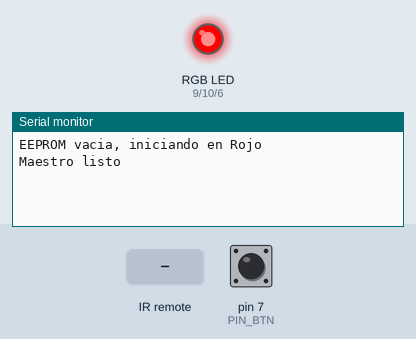
The sketch below on a simulated Arduino Uno, built with avr-gcc and run on an emulated ATmega328P. Shown: an RGB LED mixed from three pins (HIGH = lit), the last lines printed to the serial monitor. Inputs (shaded band) come from the test bench; at power-on: pin 7 (PIN_BTN) HIGH.

Above: at 1.2 s.
1.3 s: pin 7 (PIN_BTN) pulled LOW for 0.15 s
At 2.6 s:
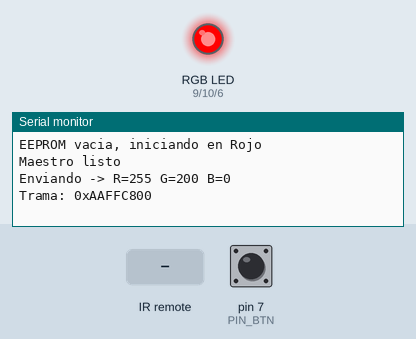
2.9 s: infrared code 0xA5 received
At 3.3 s:
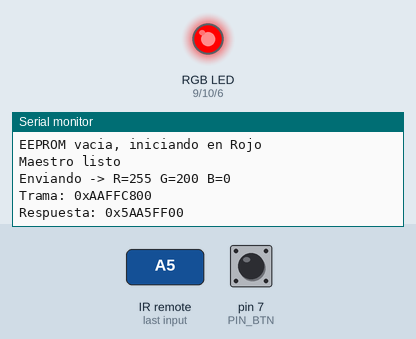
4.9 s: infrared code 0xBB received
At 5.6 s:
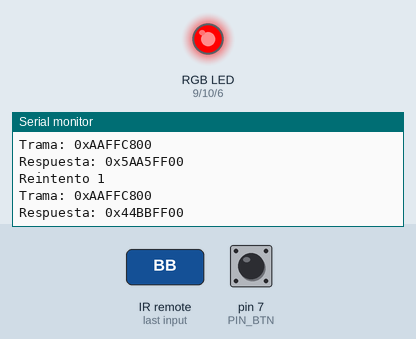

The sketch:

Maestro.ino
```cpp
/**
 * @file    Maestro.ino
 * @brief   Dispositivo 2 — Maestro IR bidireccional.
 *
 * Cicla a través de 8 colores predefinidos mediante un pulsador.
 * Al presionar, calcula el siguiente color, arma una trama IR [0xAA][R][G][B]
 * y la envía al Esclavo hasta MAX_REINTENTOS veces. Actualiza su propio LED
 * y persiste el nuevo índice en EEPROM únicamente si recibe un ACK IR válido
 * del Esclavo (cabecera 0xBB + mismo RGB enviado).
 *
 * Flujo principal:
 *  1. Al energizarse, recupera el índice de color de EEPROM y muestra el color.
 *  2. En el loop, detecta flanco descendente del pulsador con debounce por software.
 *  3. Calcula el siguiente índice en la secuencia circular (módulo 8).
 *  4. Llama a enviarColor() hasta 3 veces; si algún intento retorna true:
 *     - Avanza colorActual al nuevo índice.
 *     - Aplica el color al LED propio.
 *     - Guarda el índice en EEPROM.
 *  5. Si ningún intento tiene ACK: colorActual permanece sin cambios.
 *
 * Protocolo de trama (32 bits, NEC Raw):
 *  [ bits 31-24 ] Cabecera CMD : 0xAA
 *  [ bits 23-16 ] R            : valor rojo   (0–255)
 *  [ bits 15-8  ] G            : valor verde  (0–255)
 *  [ bits  7-0  ] B            : valor azul   (0–255)
 *
 * Validación del ACK:
 *  El Esclavo responde con cabecera 0xBB y los mismos R, G, B.
 *  El Maestro extrae los tres bytes del ACK y los compara contra lo enviado;
 *  solo retorna true si las tres comparaciones son exitosas.
 *
 * Mapa de pines:
 *  D4  — KY-005 (emisor IR), señal S  [fijado por IR_SEND_PIN]
 *  D11 — KY-022 (receptor IR), señal OUT
 *  D7  — Pulsador (INPUT_PULLUP, activo en LOW)
 *  D9  — LED RGB canal R (PWM)
 *  D10 — LED RGB canal G (PWM)
 *  D6  — LED RGB canal B (PWM)
 *
 * Mapa EEPROM (ATmega328P, 1 KB):
 *  Addr 0 — magic byte (0xA5): indica que los datos son válidos
 *  Addr 1 — índice del último color aplicado exitosamente [0–7]
 *
 * Dependencias:
 *  - IRremote >= 4.x  (IRremote.hpp)
 *  - EEPROM  (built-in Arduino)
 *
 * @note  IR_SEND_PIN debe definirse ANTES de incluir IRremote.hpp.
 * @note  El Maestro usa D2 para RX (en lugar de D11) para liberar INT0
 *        y evitar interferencias con el Timer2 que usa el emisor en D4.
 *
 * @authors Sebastián Clement - Francisco Bevilacqua
 * @date    27 de mayo de 2026
 */

/* ── Pin de transmisión IR — debe declararse antes de incluir IRremote ── */
#define IR_SEND_PIN 4   ///< KY-005: pin de señal del emisor IR (D4)

#include <IRremote.hpp> ///< Librería IRremote v4.x: manejo de RX/TX infrarrojo
#include <EEPROM.h>     ///< Librería built-in: acceso a memoria no volátil

/* ── Pines de hardware ──────────────────────────────────────────────────── */
#define PIN_RX  2   ///< KY-022: pin OUT del receptor IR
#define PIN_BTN  7  ///< Pulsador: activo en LOW (usa resistencia pull-up interna)
#define PIN_R    9  ///< LED RGB: canal rojo   — PWM (Timer1 OC1A)
#define PIN_G   10  ///< LED RGB: canal verde  — PWM (Timer1 OC1B)
#define PIN_B    6  ///< LED RGB: canal azul   — PWM (Timer0 OC0A)

/* ── Direcciones y constante de validación EEPROM ───────────────────────── */
#define EEPROM_VALID 0      ///< Dirección del magic byte de validación
#define EEPROM_INDEX 1      ///< Dirección del último índice de color persistido
#define EEPROM_MAGIC 0xA5   ///< Valor centinela: indica que la EEPROM tiene datos válidos

/* ── Parámetro de control de flujo ─────────────────────────────────────── */
#define MAX_REINTENTOS 3    ///< Cantidad máxima de intentos de envío antes de abandonar

/* ── Tabla de colores predefinidos (R, G, B) ────────────────────────────── */
/**
 * Secuencia de 8 colores en orden de ciclo.
 * Dimensión [8][3]: 8 entradas, 3 componentes por entrada (R, G, B).
 * Los valores son de tipo uint8_t (0–255), compatibles con analogWrite().
 * La tabla es const: reside en SRAM pero es inmutable en tiempo de ejecución.
 */
const uint8_t COLORES[8][3] = {
  {255,   0,   0},  // 0: Rojo
  {255, 200,   0},  // 1: Amarillo
  {  0, 255,   0},  // 2: Verde
  {  0, 255, 255},  // 3: Celeste
  {  0,   0, 255},  // 4: Azul
  {180,   0, 255},  // 5: Lila
  {255, 255, 255},  // 6: Blanco
  {255, 105, 180}   // 7: Rosa
};

/* ── Estado global ──────────────────────────────────────────────────────── */
int colorActual = 0; ///< Índice activo en COLORES[]; avanza en loop solo con ACK exitoso

/* ──────── FUNCIONES   ─────────────────────────────────────────────────────── */

/**
 * @brief Aplica un color al LED RGB local mediante señales PWM.
 *
 * Refleja en el LED del Maestro el último color confirmado exitosamente,
 * es decir, se llama solo tras recibir ACK válido del Esclavo.
 *
 * @param r  Intensidad canal rojo   [0–255]
 * @param g  Intensidad canal verde  [0–255]
 * @param b  Intensidad canal azul   [0–255]
 */
void setColor(uint8_t r, uint8_t g, uint8_t b) {
  analogWrite(PIN_R, r);
  analogWrite(PIN_G, g);
  analogWrite(PIN_B, b);
}

/**
 * @brief Persiste el índice del color actual en EEPROM.
 *
 * El Maestro guarda solo el índice (1 byte) en lugar de los tres componentes RGB,
 * ya que puede reconstruir el color completo desde la tabla COLORES[].
 * Esto reduce las escrituras en EEPROM a 2 bytes por evento (magic + índice).
 * La EEPROM del ATmega328P soporta ~100.000 escrituras por celda.
 *
 * @param indice  Índice en COLORES[] a persistir [0–7]
 */
void guardarEEPROM(int indice) {
  EEPROM.write(EEPROM_VALID, EEPROM_MAGIC); ///< Marca los datos como válidos
  EEPROM.write(EEPROM_INDEX, indice);        ///< Persiste el índice del color
}

/**
 * @brief Envía la trama de color al Esclavo y espera su ACK IR.
 *
 * Implementa el mecanismo de handshaking del protocolo:
 *  1. Arma la trama de 32 bits con cabecera 0xAA y los tres bytes RGB.
 *  2. Pausa el receptor (IrReceiver.stop()) para evitar eco propio.
 *  3. Transmite la trama con sendNECRaw() (0 repeticiones).
 *  4. Reactiva el receptor (IrReceiver.start()) para escuchar el ACK.
 *  5. Entra en un bucle de espera de hasta 2000 ms:
 *     - Si llega una trama, filtra repeticiones y extrae cabecera + RGB.
 *     - Valida: cabecera == 0xBB y los tres bytes coinciden con los enviados.
 *     - Retorna true en el primer ACK válido; false si expira el timeout.
 *
 * La comparación byte a byte del ACK garantiza que el Esclavo aplicó
 * exactamente el color solicitado, no un color residual de otro ciclo.
 *
 * @param r  Componente rojo   del color a enviar [0–255]
 * @param g  Componente verde  del color a enviar [0–255]
 * @param b  Componente azul   del color a enviar [0–255]
 * @return   true si ACK válido recibido antes del timeout; false en caso contrario.
 */
bool enviarColor(uint8_t r, uint8_t g, uint8_t b) {
  /*
   * Construcción de la trama de 32 bits:
   *  - 0xAA se desplaza 24 bits a la izquierda → ocupa bits [31:24].
   *  - r se desplaza 16 bits → bits [23:16].
   *  - g se desplaza  8 bits → bits [15:8].
   *  - b sin desplazamiento  → bits [7:0].
   *  Cast a uint32_t obligatorio antes del desplazamiento para evitar
   *  overflow en un int de 16 bits (arquitectura AVR).
   */
  uint32_t trama = ((uint32_t)0xAA << 24) |
                   ((uint32_t)r    << 16) |
                   ((uint32_t)g    <<  8) | b;

  Serial.print("Trama: 0x"); Serial.println(trama, HEX);

  /* Gestión half-duplex: pausar RX → transmitir → reanudar RX */
  IrReceiver.stop();
  IrSender.sendNECRaw(trama, 0); ///< 0 = sin repeticiones automáticas NEC
  IrReceiver.start(); ///< Reactivar receptor para capturar el ACK del Esclavo

  /* Bucle de espera del ACK con timeout de 2 segundos */
  unsigned long t = millis(); ///< Marca de tiempo de inicio de la espera
  while (millis() - t < 2000) {
    if (IrReceiver.decode()) {

      /* Filtrar repeticiones NEC antes de procesar */
      if (IrReceiver.decodedIRData.flags & IRDATA_FLAGS_IS_REPEAT) {
        IrReceiver.resume();
        continue;
      }

      uint32_t respuesta = IrReceiver.decodedIRData.decodedRawData; ///< Trama ACK cruda
      uint8_t cab = (respuesta >> 24) & 0xFF; ///< Cabecera del ACK (esperado: 0xBB)
      Serial.print("Respuesta: 0x"); Serial.println(respuesta, HEX);
      IrReceiver.resume(); ///< Liberar buffer antes de evaluar (evita perder la siguiente trama)

      /*
       * Validación del ACK:
       *  - cab == 0xBB : identifica la trama como ACK del Esclavo.
       *  - Bits [23:16] == r : el Esclavo confirmó el canal rojo correcto.
       *  - Bits [15:8]  == g : el Esclavo confirmó el canal verde correcto.
       *  - Bits [7:0]   == b : el Esclavo confirmó el canal azul correcto.
       *  Las tres condiciones deben cumplirse simultáneamente.
       */
      if (cab == 0xBB &&
          ((respuesta >> 16) & 0xFF) == r &&
          ((respuesta >>  8) & 0xFF) == g &&
          ( respuesta        & 0xFF) == b) {
        return true; ///< ACK válido: color confirmado por el Esclavo
      }
    }
  }
  return false; ///< Timeout: no se recibió ACK válido en 2 segundos
}

/* ═════ SETUP    ═══════════════════════════════════════════════════ */

/**
 * @brief Inicialización del sistema.
 *
 * Secuencia de arranque:
 *  1. Serial a 9600 bps para depuración.
 *  2. Pulsador como entrada con pull-up interno (reposo = HIGH, activo = LOW).
 *  3. Pines RGB como salida.
 *  4. Receptor IR en PIN_RX con feedback de LED deshabilitado.
 *  5. Lectura del magic byte de EEPROM:
 *     - Si es válido: recupera el índice y aplica el color correspondiente.
 *     - Si no: inicia en índice 0 (Rojo).
 *     - Guarda el índice en colorActual para continuar la secuencia desde ahí.
 */
void setup() {
  Serial.begin(9600);
  pinMode(PIN_BTN, INPUT_PULLUP); ///< Pull-up interno: no requiere resistencia externa
  pinMode(PIN_R, OUTPUT);
  pinMode(PIN_G, OUTPUT);
  pinMode(PIN_B, OUTPUT);

  /* Inicia el receptor IR; DISABLE_LED_FEEDBACK = no parpadea el pin 13 */
  IrReceiver.begin(PIN_RX, DISABLE_LED_FEEDBACK);

  /* Recuperación de estado post-energización */
  if (EEPROM.read(EEPROM_VALID) == EEPROM_MAGIC) {
    /* EEPROM válida: restaurar índice del último color confirmado */
    colorActual = EEPROM.read(EEPROM_INDEX);
    if (colorActual >= 8) colorActual = 0; ///< Sanity check: índice fuera de rango → reset
    Serial.print("Color recuperado, indice: ");
    Serial.println(colorActual);
  } else {
    /* EEPROM vacía o corrompida: iniciar desde el primer color de la secuencia */
    colorActual = 0;
    Serial.println("EEPROM vacia, iniciando en Rojo");
  }

  /* Mostrar el color recuperado o inicial en el LED */
  setColor(COLORES[colorActual][0], COLORES[colorActual][1], COLORES[colorActual][2]);
  Serial.println("Maestro listo");
}

/* ═══════════ LOOP PRINCIPAL  ═════════════════════════════════════════ */

/**
 * @brief Ciclo principal: detección de pulsador, envío IR y actualización de estado.
 *
 * Debounce por software (doble lectura con delay de 50 ms):
 *  - Primera lectura: detecta el nivel LOW inicial.
 *  - delay(50): espera a que el rebote mecánico se estabilice.
 *  - Segunda lectura: confirma que la señal sigue en LOW (pulsación real).
 *  Este método es suficiente para pulsadores mecánicos estándar.
 *
 * Cálculo del siguiente color:
 *  - Operación módulo 8 garantiza la ciclicidad: índice 7 → índice 0.
 *  - Los componentes RGB se leen directamente de la tabla COLORES[].
 *
 * Lógica de reintento:
 *  - El bucle for itera hasta MAX_REINTENTOS veces.
 *  - La condición !ack cortocircuita el bucle en el primer éxito (lazy evaluation).
 *  - delay(300) entre reintentos da tiempo al canal IR de despejarse.
 *
 * Actualización de estado (solo con ACK válido):
 *  - colorActual avanza al nuevo índice.
 *  - setColor() refleja el nuevo color en el LED del Maestro.
 *  - guardarEEPROM() persiste el índice para sobrevivir ciclos de energía.
 *  Si no hay ACK, colorActual se mantiene: el Maestro no avanza,
 *  preservando la coherencia con el estado del Esclavo.
 *
 * Bloqueo al soltar el pulsador:
 *  - while(PIN_BTN == LOW) espera a que el usuario libere el pulsador
 *    para evitar múltiples envíos por una sola pulsación larga.
 */
void loop() {
  if (digitalRead(PIN_BTN) == LOW) {
    delay(50); ///< Espera de debounce: deja que el rebote mecánico se estabilice
    if (digitalRead(PIN_BTN) == LOW) { ///< Confirmación: pulsación real, no ruido

      /* Calcular índice del siguiente color en la secuencia circular */
      int siguienteColor = (colorActual + 1) % 8;
      uint8_t r = COLORES[siguienteColor][0];
      uint8_t g = COLORES[siguienteColor][1];
      uint8_t b = COLORES[siguienteColor][2];

      Serial.print("Enviando -> R="); Serial.print(r);
      Serial.print(" G="); Serial.print(g);
      Serial.print(" B="); Serial.println(b);

      bool ack = false; ///< Resultado acumulado del proceso de envío + verificación
      for (int intento = 0; intento < MAX_REINTENTOS && !ack; intento++) {
        if (intento > 0) {
          /* Solo imprime y espera en reintentos, no en el primer intento */
          Serial.print("Reintento "); Serial.println(intento);
          delay(300); ///< Pausa entre reintentos para liberar el canal IR
        }
        ack = enviarColor(r, g, b);
      }

      if (ack) {
        /* ACK recibido: actualizar estado local y persistir */
        colorActual = siguienteColor;  ///< Avanzar el puntero de color
        setColor(r, g, b);             ///< Reflejar el nuevo color en el LED propio
        guardarEEPROM(colorActual);    ///< Persistir índice en EEPROM
        Serial.println("ACK OK! Color actualizado.");
      } else {
        /* Sin ACK tras todos los reintentos: estado permanece sin cambios */
        Serial.println("Sin ACK. Color sin cambios.");
      }

      delay(500); ///< Pausa post-acción: evita re-entrada inmediata al soltar el botón
      while (digitalRead(PIN_BTN) == LOW); ///< Esperar liberación física del pulsador
    }
  }
}
```

Measured:
- after the input at 1.3 s, the serial monitor: prints a new line after 0.05 s (image 1)
- after the input at 2.9 s, the serial monitor: prints a new line at once (image 2)
- after the input at 4.9 s, the serial monitor: prints a new line at once (image 3)
